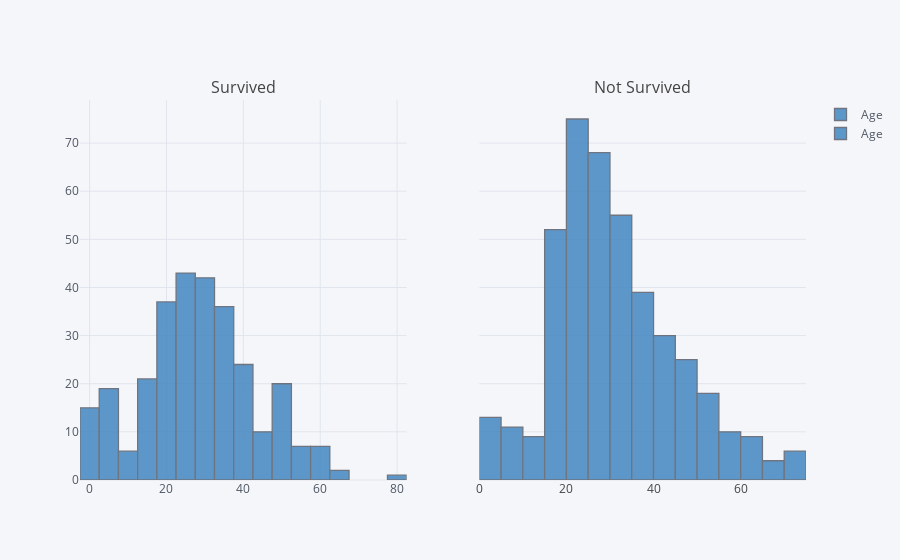

This figure's notebook cell:
### Markdown cell above
Around 74% females in the sample survived compared to 18% males.
Our 1st assumption seems to hold true.

### Code cell
survived = train[train['Survived'] == 1]['Age']
not_survived = train[train['Survived'] == 0]['Age']

cf.subplots([survived.figure(kind='hist', colors='blue'), not_survived.figure(kind='hist', colors='blue')],
            shared_yaxes=True, subplot_titles=['Survived', 'Not Survived']).iplot()

### Figure 1 — Plotly figure (JSON) as saved in the notebook; plotly's stock layout.template omitted (floating-point values rounded to 4 significant figures; data arrays with more than 128 entries replaced by an {"elided": "..."} marker saying what was removed)
{"data": [{"histfunc": "count", "histnorm": "", "marker": {"color": "rgba(55, 128, 191, 1.0)", "line": {"color": "#4D5663", "width": 1.3}}, "name": "Age", "opacity": 0.8, "orientation": "v", "type": "histogram", "x": {"elided": "342 float values"}, "xaxis": "x1", "yaxis": "y1"}, {"histfunc": "count", "histnorm": "", "marker": {"color": "rgba(55, 128, 191, 1.0)", "line": {"color": "#4D5663", "width": 1.3}}, "name": "Age", "opacity": 0.8, "orientation": "v", "type": "histogram", "x": {"elided": "549 float values"}, "xaxis": "x2", "yaxis": "y1"}], "layout": {"annotations": [{"font": {"size": 16}, "showarrow": false, "text": "Survived", "x": 0.225, "xanchor": "center", "xref": "paper", "y": 1, "yanchor": "bottom", "yref": "paper"}, {"font": {"size": 16}, "showarrow": false, "text": "Not Survived", "x": 0.775, "xanchor": "center", "xref": "paper", "y": 1, "yanchor": "bottom", "yref": "paper"}], "legend": {"bgcolor": "#F5F6F9", "font": {"color": "#4D5663"}}, "paper_bgcolor": "#F5F6F9", "plot_bgcolor": "#F5F6F9", "titlefont": {"color": "#4D5663"}, "xaxis1": {"anchor": "y1", "domain": [0, 0.45], "gridcolor": "#E1E5ED", "showgrid": true, "tickfont": {"color": "#4D5663"}, "title": "", "titlefont": {"color": "#4D5663"}, "zerolinecolor": "#E1E5ED"}, "xaxis2": {"anchor": "free", "domain": [0.55, 1], "position": 0}, "yaxis1": {"anchor": "x1", "domain": [0, 1], "gridcolor": "#E1E5ED", "showgrid": true, "tickfont": {"color": "#4D5663"}, "title": "", "titlefont": {"color": "#4D5663"}, "zerolinecolor": "#E1E5ED"}}}
